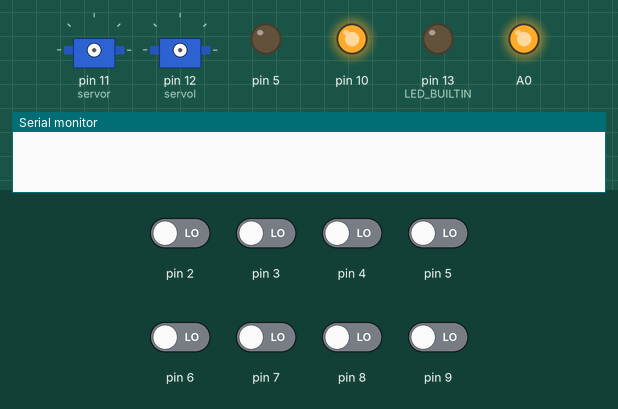
Recording of a sketch running on a simulated Arduino Uno, built with avr-gcc and run on an emulated ATmega328P. Parts: 2 × servo, output pins drawn as LEDs (lit = HIGH), the last lines printed to the serial monitor. Dashed ring = blinking. Inputs (shaded band) come from the test bench; at power-on: pin 2–9 LOW.

Above: at 0.1 s.
At 12.4 s:
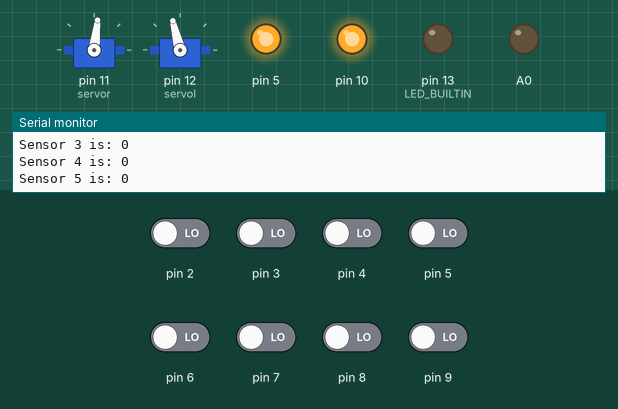
12.5 s: pin 3 driven HIGH
At 12.77 s:
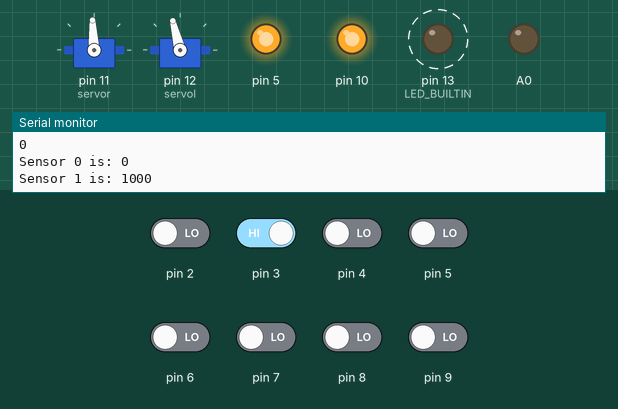
15.5 s: pin 2 driven HIGH
18.5 s: pin 4 driven HIGH
21.5 s: pin 5 driven HIGH
24.5 s: pin 2 driven LOW
27.5 s: pin 3 driven LOW
Timing chart, 0 to 31.5 s (numbered marks = the images above; inputs shaded):
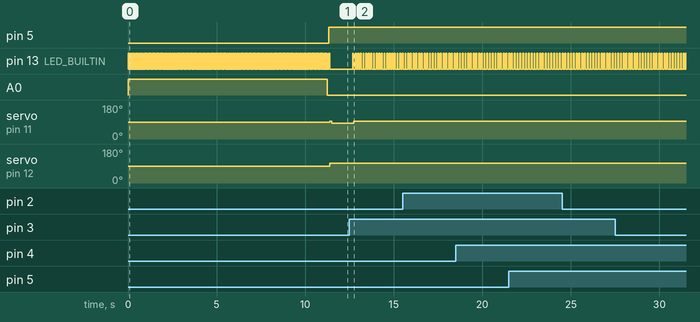

Measured:
- after the input at 12.5 s, pin 13 (LED_BUILTIN): alternates HIGH for 0.05 s and LOW for 0.10 s, starting after 0.18 s; A0: stays LOW (without the input it goes to HIGH after 1.8 s); servo on pin 11 (servor): 83° → 93° after 0.23 s; servo on pin 12 (servol): stays 104° (without the input it goes to 94° after 1.8 s)

The sketch:

main.ino
```cpp
#include <QTRSensors.h>
#include <Wire.h>
#include <Servo.h>

Servo servol;
Servo servor;// create servo object to control a servo

QTRSensorsRC qtr((char[]) {2, 3, 4, 5, 6, 7, 8, 9}, 8); // {Digital Pin Numbers}

void setup() {
  Serial.begin(9600);
  pinMode(10, OUTPUT);
  pinMode(13, OUTPUT);
  //pinMode(11, OUTPUT);
  pinMode(A0, OUTPUT);
  digitalWrite(10, HIGH);
  //digitalWrite(11, LOW);

  digitalWrite(A0, HIGH);

  // IR Sensor Calibration
  int i;
  for (i = 0; i < 250; i++) // make the calibration take about 5 seconds
  {
  qtr.calibrate();
  qtr.emittersOn();
  digitalWrite(LED_BUILTIN, HIGH);
  delay(20);
  digitalWrite(LED_BUILTIN, LOW);
  }

  servor.attach(11);
  servol.attach(12);// attaches the servo on pin 9 to the servo object


}

void loop() {
  digitalWrite(LED_BUILTIN, LOW);
  digitalWrite(A0, LOW);
  int turns;
  int byteRead;
  int incomingByte = 0;
  digitalWrite(10, HIGH);
  unsigned int sensors[8];
  int position = qtr.readLine(sensors);
  int error = position - 1000;

  SensorPrint();

  if (sensors[0] >= 0)
  {digitalWrite(LED_BUILTIN, HIGH); delay(50); digitalWrite(LED_BUILTIN, LOW);}

  servor.write(83);       //goes straight if it doesnt match anything
  servol.write(104);

// 94 =  LEFT Stopped Counterclockwise.
// 93 =  RIGHT Stopped Clockwise.

// 104 =  LEFT Full Speed Clockwise.
// 83 =  RIGHT Full Speed Counterclockwise.

if (error > 3000){
     servol.write(94); // Stopped L, Turning Left
     turns = 0;
}
if (error<3000){
     servor.write(93); // Stopped R, Turning Right
     turns = 1;
}

if (sensors[1] != 1000 && sensors[2] != 1000 && sensors[3] != 1000 && sensors[4] != 1000 && sensors[5] != 1000 && sensors[6] != 1000 && sensors[7] != 1000)
{
  for (unsigned int i = 0; i < 20; i++)
  {
    SensorPrint();
    servor.write(83);       //goes straight if it doesnt match anything
    servol.write(104);
    int turns;
    unsigned int sensors[8];
    int position = qtr.readLine(sensors);
    int error = position - 1000;
    digitalWrite(10, HIGH);

    if (sensors[1] == 1000 || sensors[2] == 1000 || sensors[3] == 1000 || sensors[4] == 1000 || sensors[5] == 1000 || sensors[6] == 1000 || sensors[7] == 1000)
    {
      break;
    }
    delay(1);
  }
  if (sensors[1] != 1000 && sensors[2] != 1000 && sensors[3] != 1000 && sensors[4] != 1000 && sensors[5] != 1000 && sensors[6] != 1000 && sensors[7] != 1000)
  {
    if (Gap() == true)
    {
      Drive();
    }
  }
}
}

void Drive()
{
  digitalWrite(A0, LOW);
  while(1)
  {
    int turns;
    unsigned int sensors[8];
    int position = qtr.readLine(sensors);
    int error = position - 1000;
    digitalWrite(10, HIGH);
    servor.write(83);       //goes straight if it doesnt match anything
    servol.write(104);
    if (error > 3000){
     servol.write(94); // Stopped L, Turning Left
     turns = 0;
    }
    if (error < 3000){
       servor.write(93); // Stopped R, Turning Right
       turns = 1;
    }
    delay(70);
  }
}

bool Gap()
{
  unsigned int sensors[8];
  int position = qtr.readLine(sensors);
  int error = position - 1000;
  digitalWrite(10, HIGH);
  digitalWrite(A0, HIGH);

  if (sensors[1] != 1000 && sensors[2] != 1000 && sensors[3] != 1000 && sensors[4] != 1000 && sensors[5] != 1000 && sensors[6] != 1000 && sensors[7] != 1000)
  {
    servol.write(94); // Stopped L
    servor.write(83); // Full Speed R
    delay(2000);
  } else {return false;}

  if (sensors[1] != 1000 && sensors[2] != 1000 && sensors[3] != 1000 && sensors[4] != 1000 && sensors[5] != 1000 && sensors[6] != 1000 && sensors[7] != 1000)
  {
    servor.write(93);
    servol.write(104);
    delay(1500);
    position = qtr.readLine(sensors);
    error = position - 1000;
  } else {return true;}

  if (sensors[1] != 1000 && sensors[2] != 1000 && sensors[3] != 1000 && sensors[4] != 1000 && sensors[5] != 1000 && sensors[6] != 1000 && sensors[7] != 1000)
  {
        for (unsigned long i=0; i < 1000; i++)
        {
          position = qtr.readLine(sensors);
          error = position - 1000;
          SensorPrint();
          if (sensors[1] != 1000 && sensors[2] != 1000 && sensors[3] != 1000 && sensors[4] != 1000 && sensors[5] != 1000 && sensors[6] != 1000 && sensors[7] != 1000)
            {
              servor.write(90);
              servol.write(104);
              delay(2);
            } else {return true;}
        }
  } else {return true;}

  if (sensors[1] == 0 && sensors[2] == 0 && sensors[3] == 0 && sensors[4] == 0 && sensors[5] == 0 && sensors[6] == 0 && sensors[7] == 0)
  {
    servor.write(93);
    servol.write(104);
    delay(2000);

        for (unsigned long i=0; i < 20; i++)
        {
          position = qtr.readLine(sensors);
          error = position - 1000;
          SensorPrint();
          if (sensors[1] == 0 && sensors[2] == 0 && sensors[3] == 0 && sensors[4] == 0 && sensors[5] == 0 && sensors[6] == 0 && sensors[7] == 0)
            {
              servor.write(83);
              servol.write(104);
              delay(2);
            } else {return true;}
        }
    } else {return true;}
}

void SensorPrint()
{
  unsigned int sensors[8];
  int position = qtr.readLine(sensors);
  int error = position - 1000;
  digitalWrite(10, HIGH);
  Serial.print("Sensor 0 is: ");
  Serial.print(sensors[0]);
  Serial.println();
  Serial.print("Sensor 1 is: ");
  Serial.print(sensors[1]);
  Serial.println();
  Serial.print("Sensor 2 is: ");
  Serial.print(sensors[2]);
  Serial.println();
  Serial.print("Sensor 3 is: ");
  Serial.print(sensors[3]);
  Serial.println();
  Serial.print("Sensor 4 is: ");
  Serial.print(sensors[4]);
  Serial.println();
  Serial.print("Sensor 5 is: ");
  Serial.print(sensors[5]);
  Serial.println();
  Serial.print("Sensor 6 is: ");
  Serial.print(sensors[6]);
  Serial.println();
  Serial.print("Sensor 7 is: ");
  Serial.print(sensors[7]);
  Serial.println();
  Serial.println("error:");
  Serial.println(error);
  analogWrite(5, 255);
}
```
